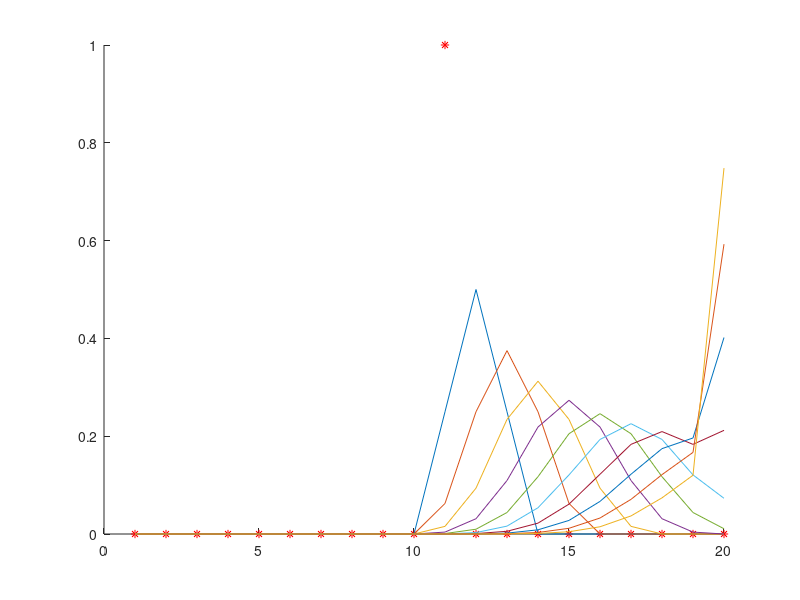
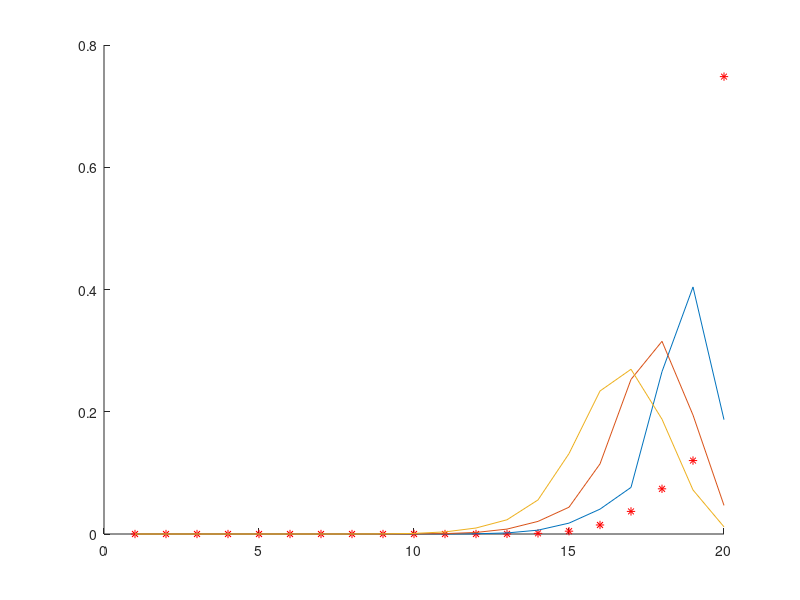

The MATLAB script that drew these images, in order:
% Filtro discreto de Bayes
clear all;
belief=[zeros(10, 1);1; zeros(9,1)];

aux=0;
x=2;


% Matriz de desplazamiento o Probabilidad de transici´on dada una celda a cualquier otra. 
aux=[.25 .5 .25 zeros(1,length(belief)-3)];
u=[];
for i=1:length(belief)-2
  u=[u;shift(aux,i-1)]; % Simplemente  se desplaza la probabilidad local.
endfor
u=[u;[zeros(1,length(belief)-2) .25 .75]];
u=[u;[zeros(1,length(belief)-1) 1]];

figure;hold on;
plot(belief,'*r');
for i=1:10
  belief=sum(u.*belief,1)'; % Se aplica un comando de accion
  plot(belief);
endfor
figure;hold on;
plot(belief,'*r');
for i=1:3
  belief=sum(flip(flip(u,2),1).*belief,1)'; % Se aplica un comando de accion
  plot(belief);
endfor
